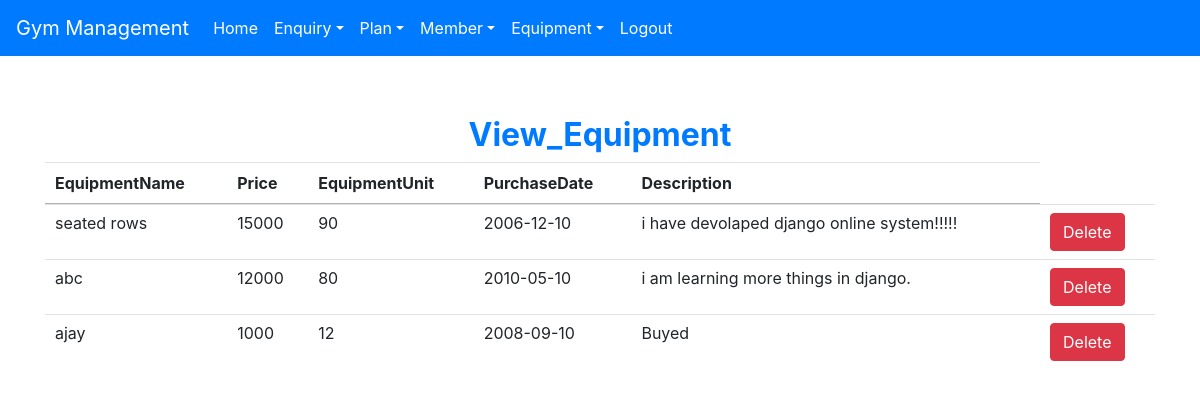
The app's page /view_equipment (signed in) with its own data.
### gym/models.py (models this page shows)
class Equipment(models.Model):
    name = models.CharField(max_length=50)
    price = models.CharField(max_length=15)
    unit = models.CharField(max_length=10)
    date = models.CharField(max_length=20)
    description = models.CharField(max_length=50)

### gym/views.py (the view)
# urls.py: path('view_equipment',View_Equipment ,name='view_equipment'),
def View_Equipment(request):
    if not request.user.is_staff:
        return redirect('login')
    equipment= Equipment.objects.all()
    d = {'equipment':equipment}
    return render(request,'view_equipment.html',d)

### templates/view_equipment.html
{% extends 'navgition.html' %}
{% block body %}
<div class = 'container' style ='margin-top:60px'>
<h2 class ='text-center text-primary font-weight-bold'>View_Equipment </h2>
    <table id ="example" class = "table table-hover">
      <thead>
          <tr>
          <th>EquipmentName</th>
          <th>Price</th>
          <th>EquipmentUnit</th>
          <th>PurchaseDate</th>
          <th>Description</th>
        </tr>
      </thead>
      <tbody>
         {% for i in equipment %}
         <tr>
              <td>{{i.name}} </td>
              <td>{{i.price}} </td>
              <td>{{i.unit}} </td>
              <td>{{i.date}} </td>
              <td>{{i.description}} </td>
              <td><a class ="btn btn-danger" href = "{% url 'delete_equipment' i.id %}" onclick="return confirm('Are you sure?')">Delete</a></td>
         </tr>
         {% endfor %}
      </tbody>
    </table>
</div>
 {% endblock %}

### records on screen
Equipment: name "seated rows", price "15000", unit "90", date "2006-12-10", description "i have devolaped django online system!!!!!"
Equipment: name "abc", price "12000", unit "80", date "2010-05-10", description "i am learning more things in django."
Equipment: name "ajay", price "1000", unit "12", date "2008-09-10", description "Buyed"
